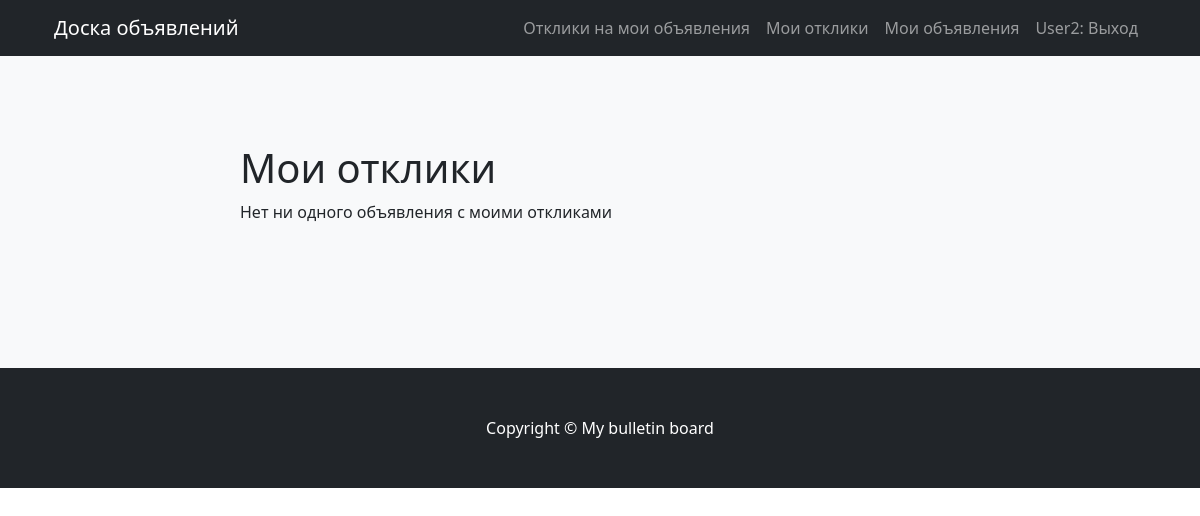
Page /board/my_replays (signed in) on the earlier database version.
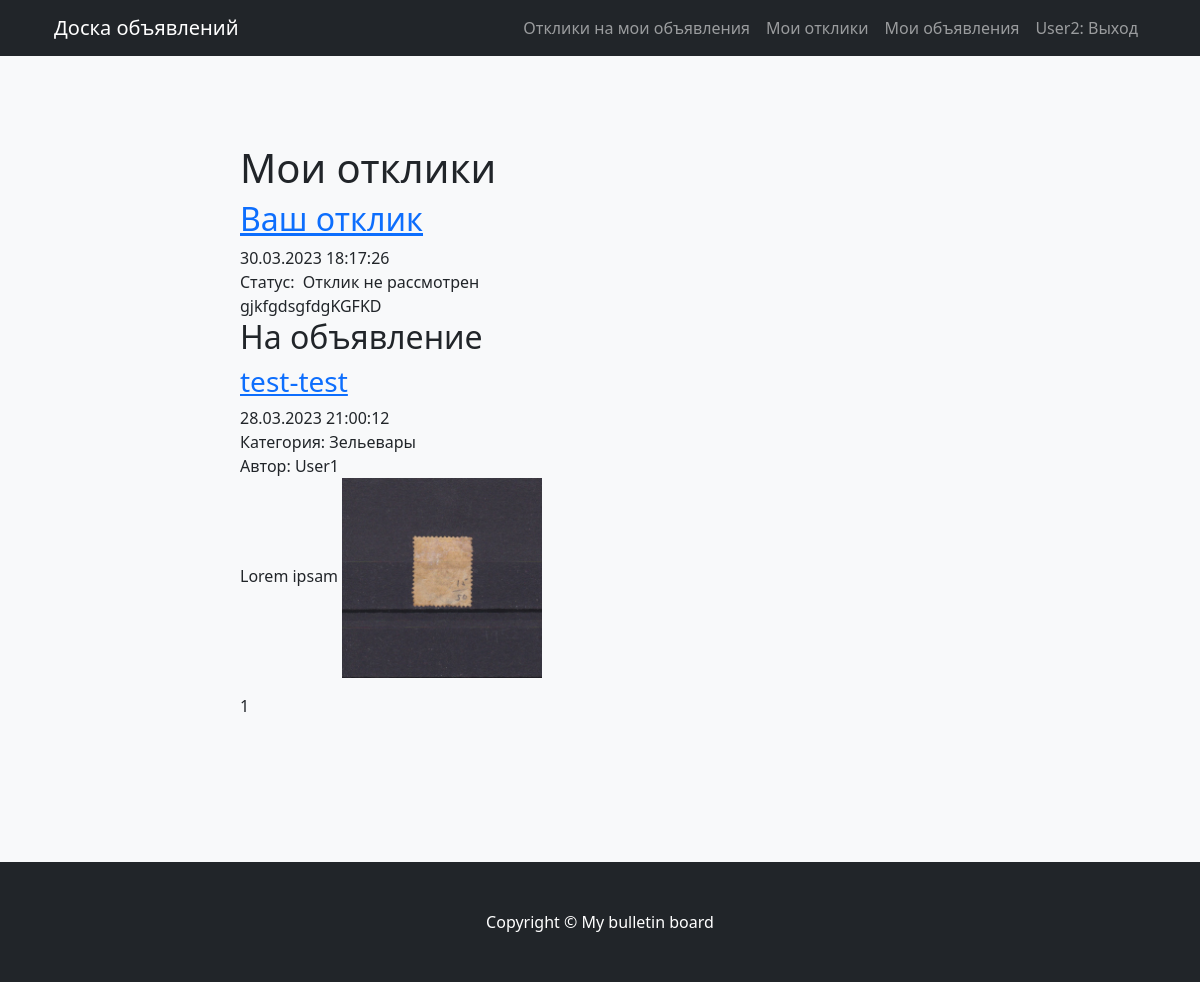
Same page on the later database version.
### board/models.py (models this page shows, shortened)
class Replay(models.Model):
    user = models.ForeignKey(User, on_delete=models.CASCADE)
    bulletin = models.ForeignKey(Bulletin, on_delete=models.CASCADE)
    created = models.DateTimeField(auto_now_add=True)
    body = models.TextField()
    accepted = models.BooleanField(default=False)

class Bulletin(models.Model):
    author = models.ForeignKey(User, on_delete=models.CASCADE)
    created = models.DateTimeField(auto_now_add=True)
    title = models.CharField(max_length=255)
    body = RichTextUploadingField()
    category = models.ForeignKey(Category, on_delete=models.RESTRICT)

class Category(models.Model):
    name = models.CharField(max_length=128, unique=True)
    def __str__(self):
        return self.name

### board/views.py (the view)
# urls.py: path('my_replays', ReplayMyList.as_view(), name='replay_my_list'),
class ReplayMyList(ListView):
    ordering = '-created'
    template_name = 'replay_my_list.html'
    context_object_name = 'replays'
    paginate_by = 10
    def __init__(self):
        super().__init__()
        self.request = None
    def get(self, request, *args, **kwargs):
        self.request = request
        return super().get(request, *args, **kwargs)
    def get_queryset(self):
        queryset = Replay.objects.filter(user=self.request.user)
        return queryset.select_related('bulletin')

### board/templates/Board/replay_my_list.html (shortened to what this page needs)
{% extends 'default.html' %}
{% load board_filters %}
{% block content %}
  <h1>
    Мои отклики
  </h1>
  {% for replay in replays %}
    <div class="replay">
      <h2>
        <a href="{% url 'replay_my_detail' replay.pk %}">
          Ваш отклик
        </a>
      </h2>
      <div>
        {{ replay.created|date:"d.m.Y H:i:s" }}
      </div>
      <div>
        Статус:&nbsp;
        {% if replay.accepted %}
         Отклик принят
        {% else %}
          Отклик не рассмотрен
        {% endif %}
      </div>
      <div>
        {{ replay.body }}
      </div>
      <h2>
        На объявление
      </h2>
      <h3 class="title">
        <a href="{% url 'bulletin_detail' replay.bulletin.pk %}">
          {{ replay.bulletin.title }}
        </a>
      </h3>
      <div class="date">
        {{ replay.bulletin.created|date:"d.m.Y H:i:s" }}
      </div>
      <div class="date">
        Категория: {{ replay.bulletin.category }}
      </div>
      <div class="author">
        Автор: {{ replay.bulletin.author }}
      </div>
      <div class="content">
        {% autoescape off %}
        {{ replay.bulletin.body }}
        {% endautoescape %}
      </div>
    </div>
    {{ page_obj.number }}
  {% empty %}
    <div>
      Нет ни одного объявления с моими откликами
    </div>
  {% endfor %}
{% endblock %}

Differences in the rows shown:
added Replay: created "30.03.2023 18:17:26", accepted "Отклик не рассмотрен", body "gjkfgdsgfdgKGFKD", bulletin "test-test", bulletin.created "28.03.2023 21:00:12", bulletin.category "Зельевары", bulletin.author "User1", bulletin.body "Lorem ipsam", bulletin.body (picture), number "1"
Other differences:
text no longer shown: "Нет ни одного объявления с моими откликами"
